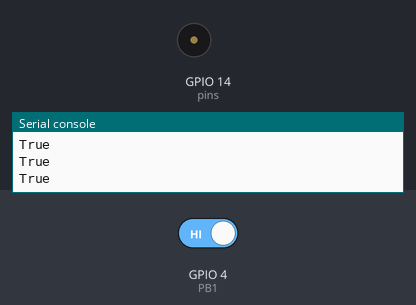
A program run on a simulated ESP32 board running MicroPython. On the bench: buzzer (waves = sounding), the last lines printed to the serial console. The inputs (shaded band) are chosen by the test bench; at power-on: GPIO 4 (PB1) HIGH. Library files of the repository ran but are not shown: buzzer_music.py.

Above: at 0.19 s.
At 1.03 s:
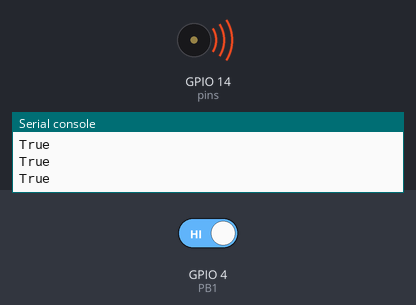
1.3 s: GPIO 4 (PB1) driven LOW
Timing chart, 0 to 4.3 s (numbered marks = the images above; inputs shaded):
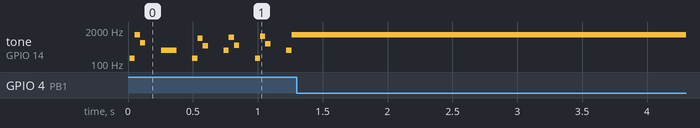

The program:

8_Bonus_2.2.py
```python
from buzzer_music import music
from time import sleep
from machine import Pin

# count=1
check=True
def handle_interrupt(pin):
    global check
    check=False
    global interrupt_pin
    interrupt_pin=pin

PB1=Pin(4,Pin.IN)
PB1.irq(trigger=Pin.IRQ_FALLING,handler=handle_interrupt)

song = '0 E3 1 0;2 E4 1 0;4 E3 1 0;6 E4 1 0;8 E3 1 0;10 E4 1 0;12 E3 1 0;14 E4 1 0;16 A3 1 0;18 A4 1 0;20 A3 1 0;22 A4 1 0;24 A3 1 0;26 A4 1 0;28 A3 1 0;30 A4 1 0;32 G#3 1 0;34 G#4 1 0;36 G#3 1 0;38 G#4 1 0;40 E3 1 0;42 E4 1 0;44 E3 1 0;46 E4 1 0;48 A3 1 0;50 A4 1 0;52 A3 1 0;54 A4 1 0;56 A3 1 0;58 B3 1 0;60 C4 1 0;62 D4 1 0;64 D3 1 0;66 D4 1 0;68 D3 1 0;70 D4 1 0;72 D3 1 0;74 D4 1 0;76 D3 1 0;78 D4 1 0;80 C3 1 0;82 C4 1 0;84 C3 1 0;86 C4 1 0;88 C3 1 0;90 C4 1 0;92 C3 1 0;94 C4 1 0;96 G2 1 0;98 G3 1 0;100 G2 1 0;102 G3 1 0;104 E3 1 0;106 E4 1 0;108 E3 1 0;110 E4 1 0;114 A4 1 0;112 A3 1 0;116 A3 1 0;118 A4 1 0;120 A3 1 0;122 A4 1 0;124 A3 1 0;0 E6 1 1;4 B5 1 1;6 C6 1 1;8 D6 1 1;10 E6 1 1;11 D6 1 1;12 C6 1 1;14 B5 1 1;0 E5 1 6;4 B4 1 6;6 C5 1 6;8 D5 1 6;10 E5 1 6;11 D5 1 6;12 C5 1 6;14 B4 1 6;16 A5 1 1;20 A5 1 1;22 C6 1 1;24 E6 1 1;28 D6 1 1;30 C6 1 1;32 B5 1 1;36 B5 1 1;36 B5 1 1;37 B5 1 1;38 C6 1 1;40 D6 1 1;44 E6 1 1;48 C6 1 1;52 A5 1 1;56 A5 1 1;20 A4 1 6;16 A4 1 6;22 C5 1 6;24 E5 1 6;28 D5 1 6;30 C5 1 6;32 B4 1 6;36 B4 1 6;37 B4 1 6;38 C5 1 6;40 D5 1 6;44 E5 1 6;48 C5 1 6;52 A4 1 6;56 A4 1 6;64 D5 1 6;64 D6 1 1;68 D6 1 1;70 F6 1 1;72 A6 1 1;76 G6 1 1;78 F6 1 1;80 E6 1 1;84 E6 1 1;86 C6 1 1;88 E6 1 1;92 D6 1 1;94 C6 1 1;96 B5 1 1;100 B5 1 1;101 B5 1 1;102 C6 1 1;104 D6 1 1;108 E6 1 1;112 C6 1 1;116 A5 1 1;120 A5 1 1;72 A5 1 6;80 E5 1 6;68 D5 1 7;70 F5 1 7;76 G5 1 7;84 E5 1 7;78 F5 1 7;86 C5 1 7;88 E5 1 6;96 B4 1 6;104 D5 1 6;112 C5 1 6;120 A4 1 6;92 D5 1 7;94 C5 1 7;100 B4 1 7;101 B4 1 7;102 C5 1 7;108 E5 1 7;116 A4 1 7'

# if count==1:
#     song = '0 E3 1 0;2 E4 1 0;4 E3 1 0;6 E4 1 0;8 E3 1 0;10 E4 1 0;12 E3 1 0;14 E4 1 0;16 A3 1 0;18 A4 1 0;20 A3 1 0;22 A4 1 0;24 A3 1 0;26 A4 1 0;28 A3 1 0;30 A4 1 0;32 G#3 1 0;34 G#4 1 0;36 G#3 1 0;38 G#4 1 0;40 E3 1 0;42 E4 1 0;44 E3 1 0;46 E4 1 0;48 A3 1 0;50 A4 1 0;52 A3 1 0;54 A4 1 0;56 A3 1 0;58 B3 1 0;60 C4 1 0;62 D4 1 0;64 D3 1 0;66 D4 1 0;68 D3 1 0;70 D4 1 0;72 D3 1 0;74 D4 1 0;76 D3 1 0;78 D4 1 0;80 C3 1 0;82 C4 1 0;84 C3 1 0;86 C4 1 0;88 C3 1 0;90 C4 1 0;92 C3 1 0;94 C4 1 0;96 G2 1 0;98 G3 1 0;100 G2 1 0;102 G3 1 0;104 E3 1 0;106 E4 1 0;108 E3 1 0;110 E4 1 0;114 A4 1 0;112 A3 1 0;116 A3 1 0;118 A4 1 0;120 A3 1 0;122 A4 1 0;124 A3 1 0;0 E6 1 1;4 B5 1 1;6 C6 1 1;8 D6 1 1;10 E6 1 1;11 D6 1 1;12 C6 1 1;14 B5 1 1;0 E5 1 6;4 B4 1 6;6 C5 1 6;8 D5 1 6;10 E5 1 6;11 D5 1 6;12 C5 1 6;14 B4 1 6;16 A5 1 1;20 A5 1 1;22 C6 1 1;24 E6 1 1;28 D6 1 1;30 C6 1 1;32 B5 1 1;36 B5 1 1;36 B5 1 1;37 B5 1 1;38 C6 1 1;40 D6 1 1;44 E6 1 1;48 C6 1 1;52 A5 1 1;56 A5 1 1;20 A4 1 6;16 A4 1 6;22 C5 1 6;24 E5 1 6;28 D5 1 6;30 C5 1 6;32 B4 1 6;36 B4 1 6;37 B4 1 6;38 C5 1 6;40 D5 1 6;44 E5 1 6;48 C5 1 6;52 A4 1 6;56 A4 1 6;64 D5 1 6;64 D6 1 1;68 D6 1 1;70 F6 1 1;72 A6 1 1;76 G6 1 1;78 F6 1 1;80 E6 1 1;84 E6 1 1;86 C6 1 1;88 E6 1 1;92 D6 1 1;94 C6 1 1;96 B5 1 1;100 B5 1 1;101 B5 1 1;102 C6 1 1;104 D6 1 1;108 E6 1 1;112 C6 1 1;116 A5 1 1;120 A5 1 1;72 A5 1 6;80 E5 1 6;68 D5 1 7;70 F5 1 7;76 G5 1 7;84 E5 1 7;78 F5 1 7;86 C5 1 7;88 E5 1 6;96 B4 1 6;104 D5 1 6;112 C5 1 6;120 A4 1 6;92 D5 1 7;94 C5 1 7;100 B4 1 7;101 B4 1 7;102 C5 1 7;108 E5 1 7;116 A4 1 7'
#     check=True
# if count==2:
#     song = '0 F5 1 4;3 E5 1 4;7 D5 1 4;13 C5 1 4;17 C5 1 4;18 C5 1 4;20 D5 1 4;26 D5 1 4;31 G5 1 4;33 A5 1 4;35 A#5 1 4;39 A5 1 4;41 G5 1 4;43 F5 1 4;47 G5 1 4;49 A5 1 4;51 G5 1 4'
#     check=True

mySong=music(song,pins=[Pin(14)],tempo=3)

# while True:
while check==True:
    first=PB1.value()
    print(mySong.tick())
    sleep(0.04)
    second=PB1.value()
    if first==1 and second==0 and song == '0 E3 1 0;2 E4 1 0;4 E3 1 0;6 E4 1 0;8 E3 1 0;10 E4 1 0;12 E3 1 0;14 E4 1 0;16 A3 1 0;18 A4 1 0;20 A3 1 0;22 A4 1 0;24 A3 1 0;26 A4 1 0;28 A3 1 0;30 A4 1 0;32 G#3 1 0;34 G#4 1 0;36 G#3 1 0;38 G#4 1 0;40 E3 1 0;42 E4 1 0;44 E3 1 0;46 E4 1 0;48 A3 1 0;50 A4 1 0;52 A3 1 0;54 A4 1 0;56 A3 1 0;58 B3 1 0;60 C4 1 0;62 D4 1 0;64 D3 1 0;66 D4 1 0;68 D3 1 0;70 D4 1 0;72 D3 1 0;74 D4 1 0;76 D3 1 0;78 D4 1 0;80 C3 1 0;82 C4 1 0;84 C3 1 0;86 C4 1 0;88 C3 1 0;90 C4 1 0;92 C3 1 0;94 C4 1 0;96 G2 1 0;98 G3 1 0;100 G2 1 0;102 G3 1 0;104 E3 1 0;106 E4 1 0;108 E3 1 0;110 E4 1 0;114 A4 1 0;112 A3 1 0;116 A3 1 0;118 A4 1 0;120 A3 1 0;122 A4 1 0;124 A3 1 0;0 E6 1 1;4 B5 1 1;6 C6 1 1;8 D6 1 1;10 E6 1 1;11 D6 1 1;12 C6 1 1;14 B5 1 1;0 E5 1 6;4 B4 1 6;6 C5 1 6;8 D5 1 6;10 E5 1 6;11 D5 1 6;12 C5 1 6;14 B4 1 6;16 A5 1 1;20 A5 1 1;22 C6 1 1;24 E6 1 1;28 D6 1 1;30 C6 1 1;32 B5 1 1;36 B5 1 1;36 B5 1 1;37 B5 1 1;38 C6 1 1;40 D6 1 1;44 E6 1 1;48 C6 1 1;52 A5 1 1;56 A5 1 1;20 A4 1 6;16 A4 1 6;22 C5 1 6;24 E5 1 6;28 D5 1 6;30 C5 1 6;32 B4 1 6;36 B4 1 6;37 B4 1 6;38 C5 1 6;40 D5 1 6;44 E5 1 6;48 C5 1 6;52 A4 1 6;56 A4 1 6;64 D5 1 6;64 D6 1 1;68 D6 1 1;70 F6 1 1;72 A6 1 1;76 G6 1 1;78 F6 1 1;80 E6 1 1;84 E6 1 1;86 C6 1 1;88 E6 1 1;92 D6 1 1;94 C6 1 1;96 B5 1 1;100 B5 1 1;101 B5 1 1;102 C6 1 1;104 D6 1 1;108 E6 1 1;112 C6 1 1;116 A5 1 1;120 A5 1 1;72 A5 1 6;80 E5 1 6;68 D5 1 7;70 F5 1 7;76 G5 1 7;84 E5 1 7;78 F5 1 7;86 C5 1 7;88 E5 1 6;96 B4 1 6;104 D5 1 6;112 C5 1 6;120 A4 1 6;92 D5 1 7;94 C5 1 7;100 B4 1 7;101 B4 1 7;102 C5 1 7;108 E5 1 7;116 A4 1 7':
        song='0 F5 1 4;3 E5 1 4;7 D5 1 4;13 C5 1 4;17 C5 1 4;18 C5 1 4;20 D5 1 4;26 D5 1 4;31 G5 1 4;33 A5 1 4;35 A#5 1 4;39 A5 1 4;41 G5 1 4;43 F5 1 4;47 G5 1 4;49 A5 1 4;51 G5 1 4'
    else:
        song='0 E3 1 0;2 E4 1 0;4 E3 1 0;6 E4 1 0;8 E3 1 0;10 E4 1 0;12 E3 1 0;14 E4 1 0;16 A3 1 0;18 A4 1 0;20 A3 1 0;22 A4 1 0;24 A3 1 0;26 A4 1 0;28 A3 1 0;30 A4 1 0;32 G#3 1 0;34 G#4 1 0;36 G#3 1 0;38 G#4 1 0;40 E3 1 0;42 E4 1 0;44 E3 1 0;46 E4 1 0;48 A3 1 0;50 A4 1 0;52 A3 1 0;54 A4 1 0;56 A3 1 0;58 B3 1 0;60 C4 1 0;62 D4 1 0;64 D3 1 0;66 D4 1 0;68 D3 1 0;70 D4 1 0;72 D3 1 0;74 D4 1 0;76 D3 1 0;78 D4 1 0;80 C3 1 0;82 C4 1 0;84 C3 1 0;86 C4 1 0;88 C3 1 0;90 C4 1 0;92 C3 1 0;94 C4 1 0;96 G2 1 0;98 G3 1 0;100 G2 1 0;102 G3 1 0;104 E3 1 0;106 E4 1 0;108 E3 1 0;110 E4 1 0;114 A4 1 0;112 A3 1 0;116 A3 1 0;118 A4 1 0;120 A3 1 0;122 A4 1 0;124 A3 1 0;0 E6 1 1;4 B5 1 1;6 C6 1 1;8 D6 1 1;10 E6 1 1;11 D6 1 1;12 C6 1 1;14 B5 1 1;0 E5 1 6;4 B4 1 6;6 C5 1 6;8 D5 1 6;10 E5 1 6;11 D5 1 6;12 C5 1 6;14 B4 1 6;16 A5 1 1;20 A5 1 1;22 C6 1 1;24 E6 1 1;28 D6 1 1;30 C6 1 1;32 B5 1 1;36 B5 1 1;36 B5 1 1;37 B5 1 1;38 C6 1 1;40 D6 1 1;44 E6 1 1;48 C6 1 1;52 A5 1 1;56 A5 1 1;20 A4 1 6;16 A4 1 6;22 C5 1 6;24 E5 1 6;28 D5 1 6;30 C5 1 6;32 B4 1 6;36 B4 1 6;37 B4 1 6;38 C5 1 6;40 D5 1 6;44 E5 1 6;48 C5 1 6;52 A4 1 6;56 A4 1 6;64 D5 1 6;64 D6 1 1;68 D6 1 1;70 F6 1 1;72 A6 1 1;76 G6 1 1;78 F6 1 1;80 E6 1 1;84 E6 1 1;86 C6 1 1;88 E6 1 1;92 D6 1 1;94 C6 1 1;96 B5 1 1;100 B5 1 1;101 B5 1 1;102 C6 1 1;104 D6 1 1;108 E6 1 1;112 C6 1 1;116 A5 1 1;120 A5 1 1;72 A5 1 6;80 E5 1 6;68 D5 1 7;70 F5 1 7;76 G5 1 7;84 E5 1 7;78 F5 1 7;86 C5 1 7;88 E5 1 6;96 B4 1 6;104 D5 1 6;112 C5 1 6;120 A4 1 6;92 D5 1 7;94 C5 1 7;100 B4 1 7;101 B4 1 7;102 C5 1 7;108 E5 1 7;116 A4 1 7'
```

Measured:
- after the input at 1.3 s, tone on GPIO 14 (pins): stops changing and stays 1319 Hz
- by itself, tone on GPIO 14 (pins): plays 165 Hz for 0.04 s, 1319 Hz for 0.04 s, 659 Hz for 0.04 s, 330 Hz for 0.12 s, 165 Hz for 0.04 s, 988 Hz for 0.04 s … (15 notes in this stretch)
